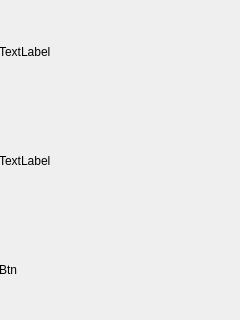
<?xml version="1.0" encoding="UTF-8"?>
<ui version="4.0">
 <class>Form</class>
 <widget class="QWidget" name="Form">
  <property name="geometry">
   <rect>
    <x>0</x>
    <y>0</y>
    <width>240</width>
    <height>320</height>
   </rect>
  </property>
  <property name="windowTitle">
   <string>Form</string>
  </property>
  <widget class="QWidget" name="verticalLayoutWidget">
   <property name="geometry">
    <rect>
     <x>-1</x>
     <y>0</y>
     <width>241</width>
     <height>321</height>
    </rect>
   </property>
   <layout class="QVBoxLayout" name="verticalLayout">
    <item>
     <widget class="QLabel" name="label_3">
      <property name="text">
       <string>TextLabel</string>
      </property>
     </widget>
    </item>
    <item>
     <widget class="QLabel" name="label_2">
      <property name="text">
       <string>TextLabel</string>
      </property>
     </widget>
    </item>
    <item>
     <widget class="QLabel" name="label">
      <property name="text">
       <string>Btn</string>
      </property>
     </widget>
    </item>
   </layout>
  </widget>
 </widget>
 <resources/>
 <connections/>
</ui>
